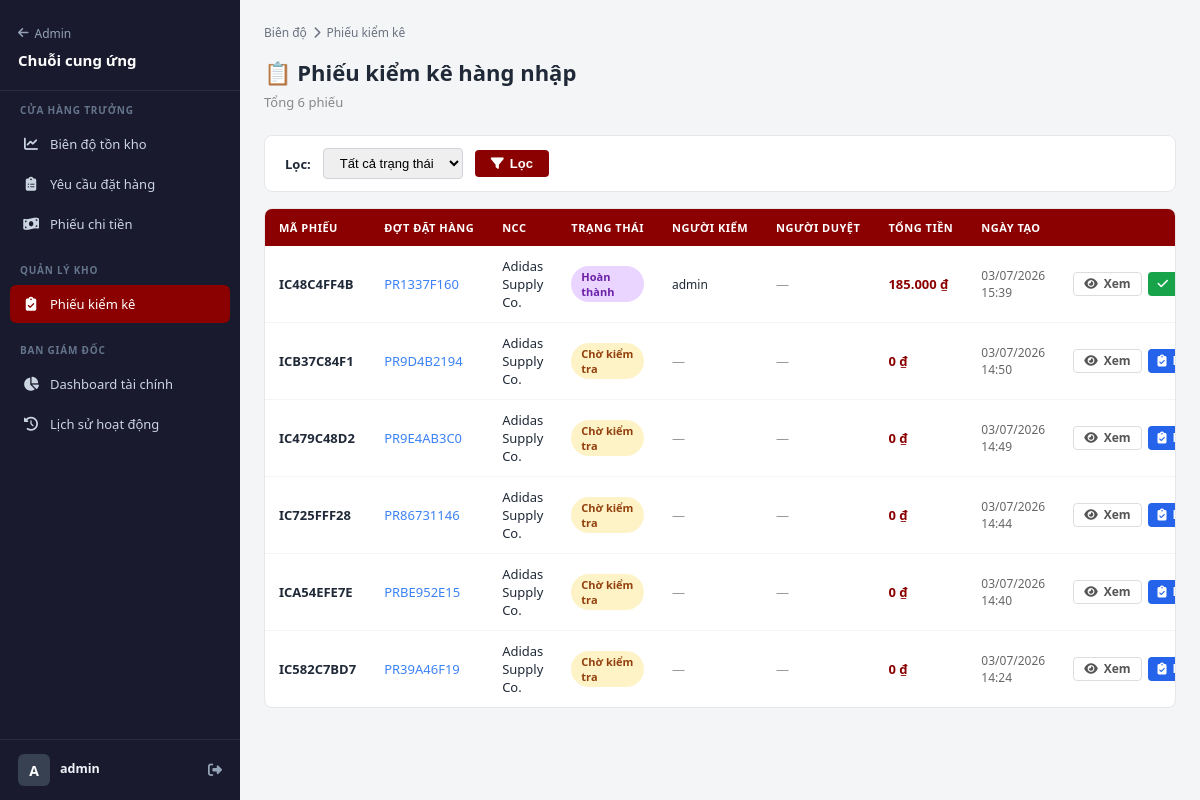
/supply/inventory-checks/ (signed in), run on an earlier commit of the app's database.
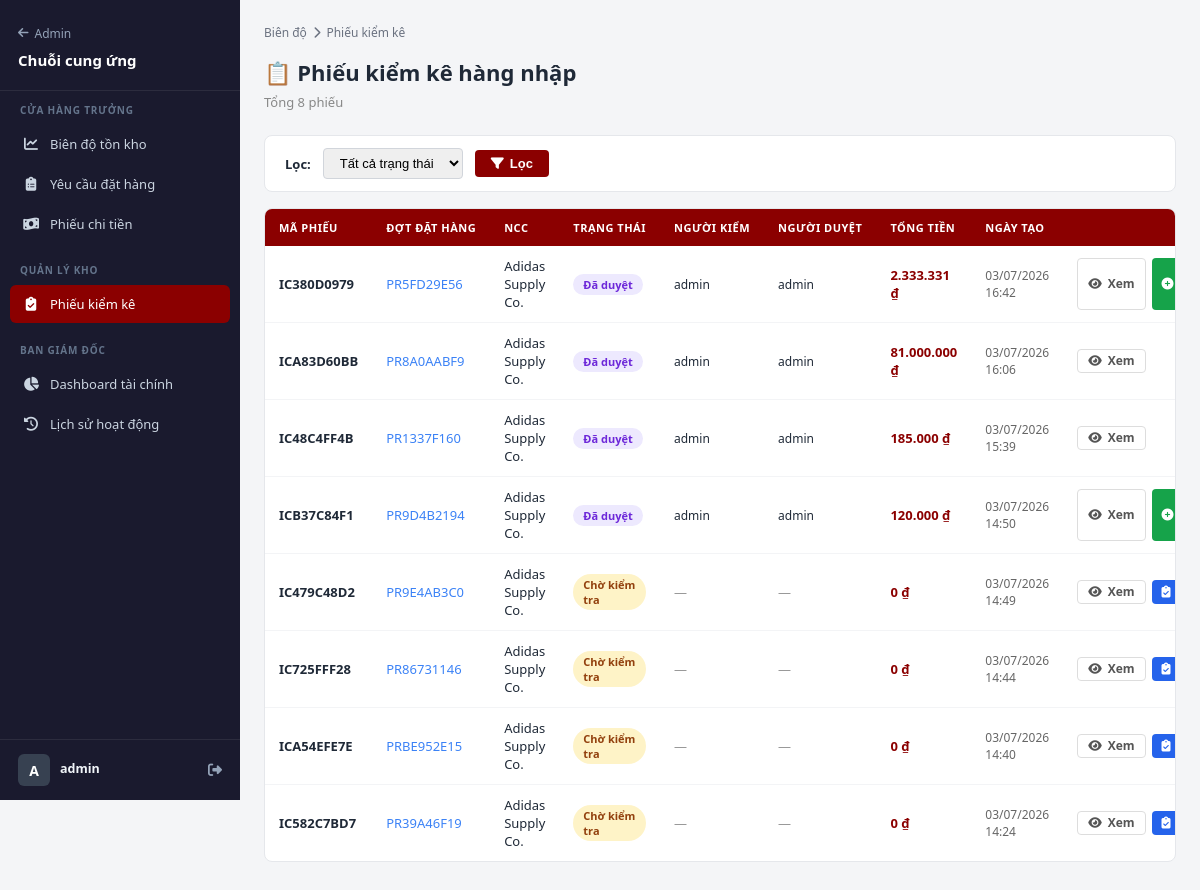
And on a later commit of the database.
### apps/products/supply_models.py (models this page shows, shortened)
class InventoryCheck(models.Model):
    class Status(models.TextChoices):
        PENDING   = 'pending',   'Chờ kiểm tra'
        CHECKING  = 'checking',  'Đang kiểm'
        COMPLETED = 'completed', 'Hoàn thành'
        APPROVED  = 'approved',  'Đã duyệt'
        REJECTED  = 'rejected',  'Từ chối'
    purchase_request = models.OneToOneField(
        PurchaseRequest, on_delete=models.CASCADE,
        related_name='inventory_check', verbose_name='Đợt đặt hàng'
    )
    code             = models.CharField(max_length=20, unique=True, blank=True, verbose_name='Mã phiếu')
    status           = models.CharField(max_length=20, choices=Status.choices, default=Status.PENDING)
    checker          = models.ForeignKey(
        settings.AUTH_USER_MODEL, on_delete=models.SET_NULL,
        null=True, blank=True, related_name='inventory_checks',
        verbose_name='Người kiểm kê'
    )
    checked_at       = models.DateTimeField(null=True, blank=True, verbose_name='Thời gian kiểm')
    approved_by      = models.ForeignKey(
        settings.AUTH_USER_MODEL, on_delete=models.SET_NULL,
        null=True, blank=True, related_name='approved_inventory_checks',
        verbose_name='Người duyệt'
    )
    approved_at      = models.DateTimeField(null=True, blank=True, verbose_name='Thời gian duyệt')
    note             = models.TextField(blank=True, verbose_name='Ghi chú chung')
    rejection_reason = models.TextField(blank=True, verbose_name='Lý do từ chối')
    total_amount     = models.DecimalField(
        max_digits=15, decimal_places=0, default=0,
        verbose_name='Tổng tiền thanh toán'
    )
    created_at       = models.DateTimeField(auto_now_add=True)
    updated_at       = models.DateTimeField(auto_now=True)
    class Meta:
        verbose_name = 'Phiếu kiểm kê'
        verbose_name_plural = 'Phiếu kiểm kê'
        ordering = ['-created_at']
        permissions = [
            ('can_check_inventory', 'Có thể kiểm kê hàng'),
            ('can_approve_inventory', 'Có thể duyệt phiếu kiểm kê'),
        ]

class PurchaseRequest(models.Model):
    class Status(models.TextChoices):
        DRAFT       = 'draft',       'Bản nháp'
        SENT        = 'sent',        'Đã gửi NCC'
        QUOTED      = 'quoted',      'NCC đã báo giá'
        APPROVED    = 'approved',    'Đã duyệt NCC'           # Phiếu kiểm kê được tạo tự động
        SHIPPED     = 'shipped',     'NCC đã giao hàng'       # (Deprecated - không dùng nữa)
        IN_CHECKING = 'in_checking', 'Đang kiểm kê'
        CHECKED     = 'checked',     'Đã kiểm kê'             # Đã duyệt phiếu kiểm kê, đã cộng kho
        RECEIVED    = 'received',    'Đã nhận hàng & thanh toán'
        CANCELLED   = 'cancelled',   'Đã hủy'
    code       = models.CharField(max_length=20, unique=True, blank=True)
    title      = models.CharField(max_length=200, default='Đợt thu mua bổ sung tồn kho')
    status     = models.CharField(max_length=20, choices=Status.choices, default=Status.DRAFT)
    note       = models.TextField(blank=True)
    created_by = models.ForeignKey(
        settings.AUTH_USER_MODEL, on_delete=models.SET_NULL,
        null=True, blank=True, related_name='purchase_requests',
    )
    suppliers  = models.ManyToManyField(
        Supplier, blank=True, verbose_name='Gửi đến NCC',
    )
    approved_supplier = models.ForeignKey(
        Supplier, on_delete=models.SET_NULL, null=True, blank=True,
        related_name='approved_requests', verbose_name='NCC được chọn',
    )
    approved_by  = models.ForeignKey(
        settings.AUTH_USER_MODEL, on_delete=models.SET_NULL,
        null=True, blank=True, related_name='approved_requests',
    )
    approved_at  = models.DateTimeField(null=True, blank=True)
    deadline     = models.DateField(null=True, blank=True, verbose_name='Hạn báo giá')
    created_at   = models.DateTimeField(auto_now_add=True)
    updated_at   = models.DateTimeField(auto_now=True)
    class Meta:
        verbose_name = 'Đợt yêu cầu đặt hàng'
        verbose_name_plural = 'Đợt yêu cầu đặt hàng'
        ordering = ['-created_at']
        permissions = [
            ('can_approve_purchase', 'Có thể duyệt đặt hàng'),
            ('can_receive_goods',    'Có thể nhận hàng'),
        ]

class Supplier(models.Model):
    name         = models.CharField(max_length=200, verbose_name='Tên NCC')
    contact_name = models.CharField(max_length=100, blank=True, verbose_name='Người liên hệ')
    phone        = models.CharField(max_length=20, blank=True)
    email        = models.EmailField(blank=True)
    address      = models.TextField(blank=True)
    note         = models.TextField(blank=True)
    is_active    = models.BooleanField(default=True)
    user         = models.OneToOneField(
        settings.AUTH_USER_MODEL, on_delete=models.SET_NULL,
        null=True, blank=True, related_name='supplier_profile',
        verbose_name='Tài khoản đăng nhập NCC',
    )
    created_at   = models.DateTimeField(auto_now_add=True)
    class Meta:
        verbose_name = 'Nhà cung cấp'
        verbose_name_plural = 'Nhà cung cấp'
        ordering = ['name']

### apps/products/supply_views.py (the view)
# urls.py: path('inventory-checks/', v.inventory_check_list, name='inventory_check_list'),
@login_required
def inventory_check_list(request):
    if not (is_warehouse_manager(request.user) or request.user.is_superuser):
        messages.error(request, "Bạn không có quyền truy cập phiếu kiểm kê.")
        return redirect("admin:index")
    qs = InventoryCheck.objects.select_related(
        "purchase_request",
        "purchase_request__approved_supplier",
        "checker",
        "approved_by",
    ).order_by("-created_at")
    status_filter = request.GET.get("status", "")
    if status_filter:
        qs = qs.filter(status=status_filter)
    page_obj, paginator = paginate_queryset(request, qs, per_page=15)
    for check in page_obj.object_list:
        check.stock_added = check.purchase_request.items.filter(
            received_qty__gt=0
        ).exists()
    context = {
        "checks": page_obj.object_list,
        "status_choices": InventoryCheck.Status.choices,
        "status_filter": status_filter,
    }
    context.update(_pagination_context(request, page_obj, paginator))
    return render(request, "supply/inventory_check_list.html", context)

### apps/cart/context_processors.py (called while the page is built)
def cart_count(request):
    if request.user.is_authenticated:
        total_items = get_user_cart_item_count(request.user)
    else:
        cart = get_session_cart(request.session)
        total_items = sum(int(item.get('quantity', 0)) for item in cart.values())
    return {'cart_count': total_items}

### apps/cart/services.py (called while the page is built)
def get_user_cart_item_count(user):
    cart = Cart.objects.filter(user=user).first()
    if not cart:
        return 0
    return sum(item.quantity for item in cart.items.all())

### apps/products/context_processors.py (called while the page is built)
def navigation_data(request):
    return {
        'categories': Category.objects.filter(is_active=True).order_by('name'),
        'brands': Brand.objects.filter(is_active=True).order_by('name'),
    }

### apps/products/supply_admin_paths.py (called while the page is built)
def supply_path(name, pk=None):
    key = SUPPLY_ALIASES.get(name, name)
    path = SUPPLY_PATHS.get(key, "/supply/")
    if pk is not None and "{pk}" in path:
        return path.format(pk=pk)
    return path

### apps/products/supply_pagination.py (called while the page is built, shortened)
def smart_page_range(page_obj, paginator):
    current = page_obj.number
    num_pages = paginator.num_pages
    if num_pages <= 7:
        return list(range(1, num_pages + 1))

### apps/products/templatetags/supply_admin.py (called while the page is built)
@register.simple_tag
def supply_url(name, arg=None):
    return supply_path(name, pk=arg)

### templates/supply/inventory_check_list.html (shortened to what the changed rows need)
{% extends 'supply/base_supply.html' %}
{% load format_money supply_admin %}
{% block supply_content %}
<div class="supply-header">
    <div>
        <h1 class="supply-title">📋 Phiếu kiểm kê hàng nhập</h1>
        <div style="margin-top:6px;font-size:13px;color:#888;">
            Tổng {{ page_obj.paginator.count }} phiếu
        </div>
    </div>
</div>
<div class="s-card">
    <div style="overflow-x:auto;">
        <table class="s-table">
            <thead>
                <tr>
                    <th>Mã phiếu</th>
                    <th>Đợt đặt hàng</th>
                    <th>NCC</th>
                    <th>Trạng thái</th>
                    <th>Người kiểm</th>
                    <th>Người duyệt</th>
                    <th>Tổng tiền</th>
                    <th>Ngày tạo</th>
                    <th></th>
                </tr>
            </thead>
            <tbody>
                {% for check in checks %}
                <tr>
                    <td style="font-weight:700;">{{ check.code }}</td>
                    <td>
                        <a href="{% supply_url 'request_detail' check.purchase_request.pk %}"
                           style="color:#3b82f6;text-decoration:none;">
                            {{ check.purchase_request.code }}
                        </a>
                    </td>
                    <td>{{ check.purchase_request.approved_supplier.name }}</td>
                    <td>
                        <span class="badge badge-{{ check.status }}">{{ check.get_status_display }}</span>
                    </td>
                    <td>
                        {% if check.checker %}
                            <span style="font-size:12px;">{{ check.checker.get_full_name|default:check.checker.username }}</span>
                        {% else %}
                            <span style="color:#999;">—</span>
                        {% endif %}
                    </td>
                    <td>
                        {% if check.approved_by %}
                            <span style="font-size:12px;">{{ check.approved_by.get_full_name|default:check.approved_by.username }}</span>
                        {% else %}
                            <span style="color:#999;">—</span>
                        {% endif %}
                    </td>
                    <td style="font-weight:700;color:#8b0000;">{{ check.total_amount|vnd }}</td>
                    <td style="font-size:12px;color:#666;">{{ check.created_at|date:"d/m/Y H:i" }}</td>
                    <td>
                        <div style="display:flex;gap:6px;">
                            <a href="{% supply_url 'inventory_check_detail' check.pk %}"
                               class="btn-secondary" style="padding:4px 10px;font-size:12px;">
                                <i class="fas fa-eye"></i> Xem
                            </a>
                            {% if supply_is_warehouse_manager %}
                            {% if check.status == 'approved' and not check.stock_added %}
                            <a href="{% supply_url 'add_stock_from_check' check.pk %}"
                                class="btn-green" style="padding:4px 10px;font-size:12px;">
                                 <i class="fas fa-plus-circle"></i> Cộng tồn kho
                            </a>
                            {% endif %}
                            {% endif %}
                            {% if supply_is_warehouse_manager %}
                            {% if check.status == 'pending' or check.status == 'checking' %}
                            <a href="{% supply_url 'perform_inventory_check' check.pk %}"
                               class="btn-blue" style="padding:4px 10px;font-size:12px;">
                                <i class="fas fa-clipboard-check"></i> Kiểm
                            </a>
                            {% endif %}
                            {% endif %}
                            {% if check.status == 'completed' and supply_is_warehouse_manager %}
                            <a href="{% supply_url 'approve_inventory_check' check.pk %}"
                               class="btn-green" style="padding:4px 10px;font-size:12px;">
                                <i class="fas fa-check"></i> Duyệt
                            </a>
                            {% endif %}
                        </div>
                    </td>
                </tr>
                {% empty %}
                <tr>
                    <td colspan="9" style="text-align:center;padding:32px;color:#999;">
                        Chưa có phiếu kiểm kê nào
                    </td>
                </tr>
                {% endfor %}
            </tbody>
        </table>
    </div>
</div>
{% endblock %}

What changed in the data, as far as the page shows it:
added InventoryCheck: code "IC380D0979", purchase_request.code "PR5FD29E56", purchase_request.approved_supplier.name "Adidas Supply Co.", status "Đã duyệt", checker.get_full_name "admin", approved_by.get_full_name "admin", total_amount|vnd "2.333.331 ₫", created_at "03/07/2026 16:42"
added InventoryCheck: code "ICA83D60BB", purchase_request.code "PR8A0AABF9", purchase_request.approved_supplier.name "Adidas Supply Co.", status "Đã duyệt", checker.get_full_name "admin", approved_by.get_full_name "admin", total_amount|vnd "81.000.000 ₫", created_at "03/07/2026 16:06"
changed InventoryCheck "IC48C4FF4B": status "Hoàn thành" → "Đã duyệt"; approved_by.get_full_name (not shown) → "admin"; no longer shows "—"
changed InventoryCheck "ICB37C84F1": status "Chờ kiểm tra" → "Đã duyệt"; checker.get_full_name (not shown) → "admin"; approved_by.get_full_name (not shown) → "admin"; total_amount|vnd "0 ₫" → "120.000 ₫"; no longer shows "—"
Also different on the page:
{{ page_obj.paginator.count }}: "6" → "8"
